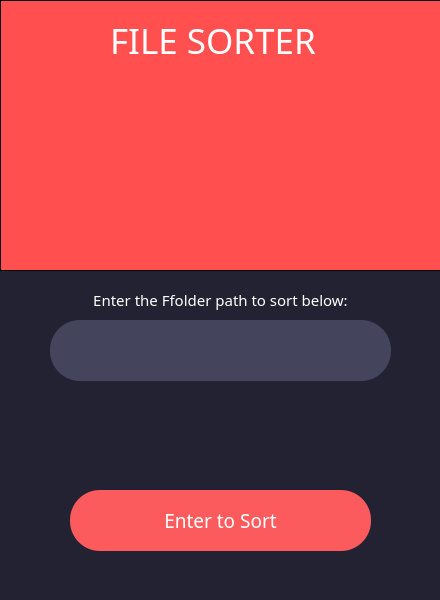
<?xml version="1.0" encoding="UTF-8"?>
<ui version="4.0">
 <class>MainWindow</class>
 <widget class="QMainWindow" name="MainWindow">
  <property name="geometry">
   <rect>
    <x>0</x>
    <y>0</y>
    <width>440</width>
    <height>600</height>
   </rect>
  </property>
  <property name="windowTitle">
   <string>MainWindow</string>
  </property>
  <property name="styleSheet">
   <string notr="true">background-color: rgb(8, 8, 8);</string>
  </property>
  <widget class="QWidget" name="centralwidget">
   <property name="styleSheet">
    <string notr="true">background-color:rgb(34,34,50);</string>
   </property>
   <widget class="QFrame" name="frame">
    <property name="geometry">
     <rect>
      <x>0</x>
      <y>0</y>
      <width>441</width>
      <height>271</height>
     </rect>
    </property>
    <property name="styleSheet">
     <string notr="true">background-color:rgb(255, 79, 79)</string>
    </property>
    <property name="frameShape">
     <enum>QFrame::Box</enum>
    </property>
    <property name="frameShadow">
     <enum>QFrame::Plain</enum>
    </property>
    <widget class="QLabel" name="label">
     <property name="geometry">
      <rect>
       <x>110</x>
       <y>20</y>
       <width>231</width>
       <height>41</height>
      </rect>
     </property>
     <property name="font">
      <font>
       <family>Humnst777 Blk BT</family>
       <pointsize>26</pointsize>
      </font>
     </property>
     <property name="styleSheet">
      <string notr="true">color:rgb(255, 255, 255)</string>
     </property>
     <property name="text">
      <string>FILE SORTER</string>
     </property>
    </widget>
    <widget class="QLabel" name="label_2">
     <property name="geometry">
      <rect>
       <x>80</x>
       <y>70</y>
       <width>271</width>
       <height>141</height>
      </rect>
     </property>
     <property name="text">
      <string/>
     </property>
     <property name="pixmap">
      <pixmap>C:/Users/IT-Academy-Gomel/Downloads/28ea81cb-2897-41c4-b321-f5777f3f1d50.png</pixmap>
     </property>
    </widget>
   </widget>
   <widget class="QLineEdit" name="lineEdit">
    <property name="geometry">
     <rect>
      <x>50</x>
      <y>320</y>
      <width>341</width>
      <height>61</height>
     </rect>
    </property>
    <property name="font">
     <font>
      <family>Arial</family>
      <pointsize>14</pointsize>
      <weight>75</weight>
      <bold>true</bold>
     </font>
    </property>
    <property name="styleSheet">
     <string notr="true">background-color:rgb(68,68,92);
color:rgb(255,255,255);
border: 2px add #f66867;
border-radius: 30;</string>
    </property>
    <property name="alignment">
     <set>Qt::AlignCenter</set>
    </property>
    <property name="placeholderText">
     <string/>
    </property>
   </widget>
   <widget class="QPushButton" name="pushButton">
    <property name="geometry">
     <rect>
      <x>70</x>
      <y>490</y>
      <width>301</width>
      <height>61</height>
     </rect>
    </property>
    <property name="font">
     <font>
      <family>Swis721 BlkEx BT</family>
      <pointsize>14</pointsize>
     </font>
    </property>
    <property name="styleSheet">
     <string notr="true">QPushButton {
	color:rgb(255,255,255);
	background-color: #fb5b5d;
	border-radius: 30px;
}

QPushButton:pressed {
	background-color: #fa4244
}</string>
    </property>
    <property name="text">
     <string>Enter to Sort</string>
    </property>
   </widget>
   <widget class="QLabel" name="label_4">
    <property name="geometry">
     <rect>
      <x>-10</x>
      <y>290</y>
      <width>461</width>
      <height>20</height>
     </rect>
    </property>
    <property name="font">
     <font>
      <family>OCR-B 10 BT</family>
      <pointsize>11</pointsize>
     </font>
    </property>
    <property name="styleSheet">
     <string notr="true">color: rgb(255,255,255)</string>
    </property>
    <property name="text">
     <string>Enter the Ffolder path to sort below:</string>
    </property>
    <property name="alignment">
     <set>Qt::AlignCenter</set>
    </property>
   </widget>
   <widget class="QLabel" name="label_3">
    <property name="geometry">
     <rect>
      <x>36</x>
      <y>402</y>
      <width>371</width>
      <height>51</height>
     </rect>
    </property>
    <property name="styleSheet">
     <string notr="true">color: rgb(255,255,255)</string>
    </property>
    <property name="text">
     <string/>
    </property>
    <property name="alignment">
     <set>Qt::AlignCenter</set>
    </property>
   </widget>
  </widget>
 </widget>
 <resources/>
 <connections/>
</ui>
